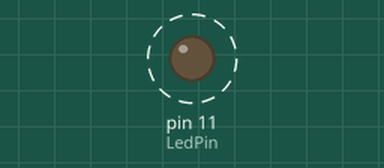
Bench run of a program on a simulated Raspberry Pi (header pin numbers). Shown: output pins drawn as LEDs (lit = HIGH). Dashed ring = blinking. What the program prints to the terminal is not drawn.

Above: at 0.15 s.
Timing chart, 0 to 3.0 s (numbered marks = the images above):
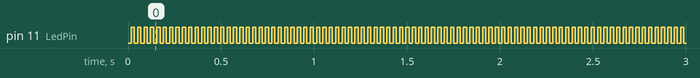

The program:

led.py
```python
#!/usr/bin/env python
import RPi.GPIO as GPIO
import time

LedPin = 11 #pin11
delay=0.017
delay=0.017

GPIO.setmode(GPIO.BOARD) # numbers gpios by physical locations
GPIO.setup(LedPin, GPIO.OUT) # set to output mode
GPIO.output(LedPin, GPIO.HIGH) # initially set as high to turn off led

try:
	while True:
		print("... led on")
		GPIO.output(LedPin, GPIO.LOW) # turn on led
		time.sleep(delay)

		print("... led off")
		GPIO.output(LedPin, GPIO.HIGH) # turn off led
		time.sleep(delay)
except KeyboardInterrupt: # when ctrl+c is pressed then...
	GPIO.output(LedPin, GPIO.HIGH) # turn led off
	GPIO.cleanup() # release resources
```

Measured:
- by itself, pin 11 (LedPin): alternates HIGH for 0.02 s and LOW for 0.02 s
